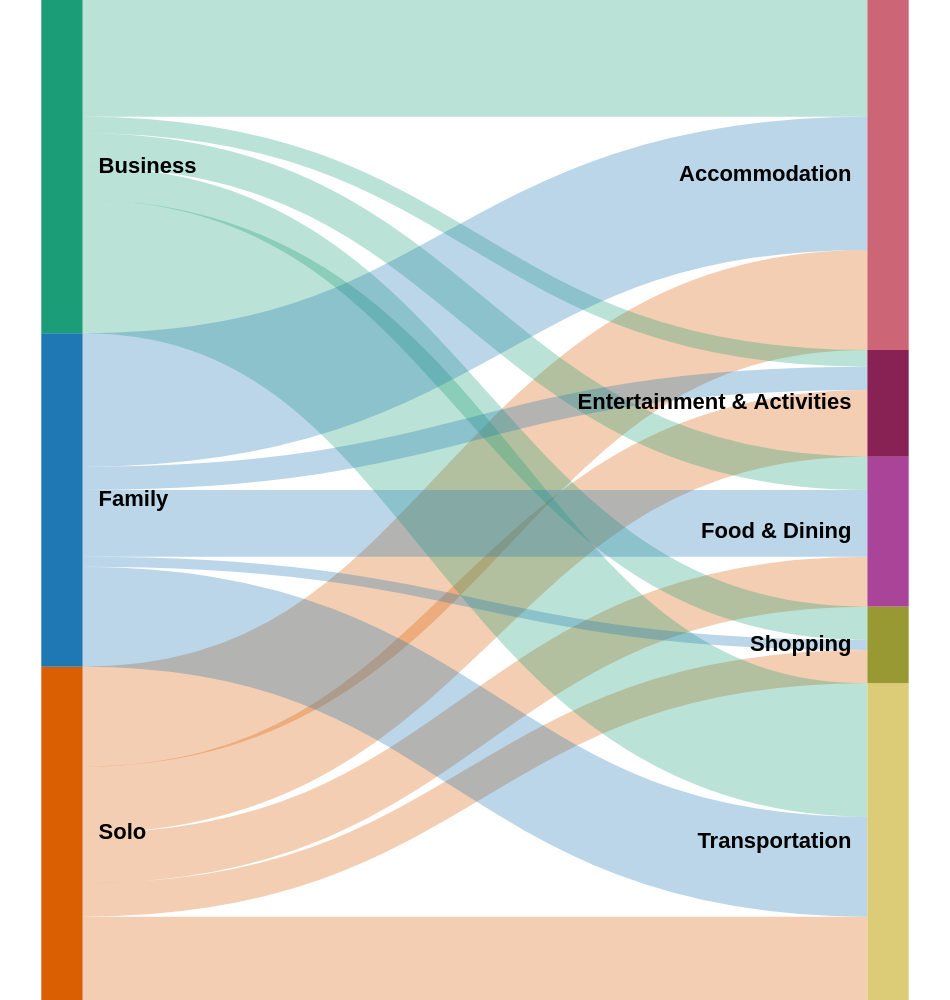

Specify this chart in Vega-Lite:
### Vega specification from a JSON file in a GitHub repository (floating-point values rounded to 4 significant figures)
{"$schema": "https://vega.github.io/schema/vega/v5.0.json", "width": 475, "height": 500, "data": [{"name": "travel_budget_plan", "values": {"aggregations": {"table": {"buckets": [{"key": {"stk1": "Solo", "stk2": "Accommodation"}, "doc_count": 30}, {"key": {"stk1": "Solo", "stk2": "Transportation"}, "doc_count": 25}, {"key": {"stk1": "Solo", "stk2": "Food & Dining"}, "doc_count": 15}, {"key": {"stk1": "Solo", "stk2": "Entertainment & Activities"}, "doc_count": 20}, {"key": {"stk1": "Solo", "stk2": "Shopping"}, "doc_count": 10}, {"key": {"stk1": "Business", "stk2": "Accommodation"}, "doc_count": 35}, {"key": {"stk1": "Business", "stk2": "Transportation"}, "doc_count": 40}, {"key": {"stk1": "Business", "stk2": "Food & Dining"}, "doc_count": 10}, {"key": {"stk1": "Business", "stk2": "Entertainment & Activities"}, "doc_count": 5}, {"key": {"stk1": "Business", "stk2": "Shopping"}, "doc_count": 10}, {"key": {"stk1": "Family", "stk2": "Accommodation"}, "doc_count": 40}, {"key": {"stk1": "Family", "stk2": "Transportation"}, "doc_count": 30}, {"key": {"stk1": "Family", "stk2": "Food & Dining"}, "doc_count": 20}, {"key": {"stk1": "Family", "stk2": "Entertainment & Activities"}, "doc_count": 7}, {"key": {"stk1": "Family", "stk2": "Shopping"}, "doc_count": 3}]}}}, "format": {"property": "aggregations.table.buckets"}, "transform": [{"type": "formula", "expr": "datum.key.stk1", "as": "stk1"}, {"type": "formula", "expr": "datum.key.stk2", "as": "stk2"}, {"type": "formula", "expr": "datum.doc_count", "as": "size"}]}, {"name": "nodes", "source": "travel_budget_plan", "transform": [{"type": "filter", "expr": "!groupSelector || groupSelector.stk1 == datum.stk1 || groupSelector.stk2 == datum.stk2"}, {"type": "formula", "expr": "datum.stk1+datum.stk2", "as": "key"}, {"type": "fold", "fields": ["stk1", "stk2"], "as": ["stack", "grpId"]}, {"type": "formula", "expr": "datum.stack == 'stk1' ? datum.stk1+' '+datum.stk2 : datum.stk2+' '+datum.stk1", "as": "sortField"}, {"type": "stack", "groupby": ["stack"], "sort": {"field": "sortField", "order": "descending"}, "field": "size"}, {"type": "formula", "expr": "(datum.y0+datum.y1)/2", "as": "yc"}]}, {"name": "groups", "source": "nodes", "transform": [{"type": "aggregate", "groupby": ["stack", "grpId"], "fields": ["size"], "ops": ["sum"], "as": ["total"]}, {"type": "stack", "groupby": ["stack"], "sort": {"field": "grpId", "order": "descending"}, "field": "total"}, {"type": "formula", "expr": "scale('y', datum.y0)", "as": "scaledY0"}, {"type": "formula", "expr": "scale('y', datum.y1)", "as": "scaledY1"}, {"type": "formula", "expr": "datum.stack == 'stk1'", "as": "rightLabel"}, {"type": "formula", "expr": "datum.total/domain('y')[1]", "as": "percentage"}]}, {"name": "destinationNodes", "source": "nodes", "transform": [{"type": "filter", "expr": "datum.stack == 'stk2'"}]}, {"name": "edges", "source": "nodes", "transform": [{"type": "filter", "expr": "datum.stack == 'stk1'"}, {"type": "lookup", "from": "destinationNodes", "key": "key", "fields": ["key"], "as": ["target"]}, {"type": "linkpath", "orient": "horizontal", "shape": "diagonal", "sourceY": {"expr": "scale('y', datum.yc)"}, "sourceX": {"expr": "scale('x', 'stk1') + bandwidth('x')"}, "targetY": {"expr": "scale('y', datum.target.yc)"}, "targetX": {"expr": "scale('x', 'stk2')"}}, {"type": "formula", "expr": "range('y')[0]-scale('y', datum.size)", "as": "strokeWidth"}, {"type": "formula", "expr": "datum.size/domain('y')[1]", "as": "percentage"}]}], "scales": [{"name": "x", "type": "band", "range": "width", "domain": ["stk1", "stk2"], "paddingOuter": 0.05, "paddingInner": 0.95}, {"name": "y", "type": "linear", "range": "height", "domain": {"data": "nodes", "field": "y1"}}, {"name": "color", "type": "ordinal", "domain": ["Business", "Family", "Solo", "Accommodation", "Entertainment & Activities", "Food & Dining", "Transportation", "Shopping"], "range": ["#1b9e77", "#1f78b4", "#d95f02", "#CC6677", "#882255", "#AA4499", "#DDCC77", "#999933"]}], "marks": [{"type": "path", "name": "edgeMark", "from": {"data": "edges"}, "clip": true, "encode": {"update": {"stroke": [{"test": "groupSelector && groupSelector.stack=='stk1'", "scale": "color", "field": "stk2"}, {"scale": "color", "field": "stk1"}], "strokeWidth": {"field": "strokeWidth"}, "path": {"field": "path"}, "strokeOpacity": {"signal": "!groupSelector && (groupHover.stk1 == datum.stk1 || groupHover.stk2 == datum.stk2) ? 0.9 : 0.3"}, "zindex": {"signal": "!groupSelector && (groupHover.stk1 == datum.stk1 || groupHover.stk2 == datum.stk2) ? 1 : 0"}, "tooltip": {"signal": "'Type Of Trip: ' + datum.stk1 + ' | Budget Category: ' + datum.stk2 + ' | Percentage of Budget: ' + format(datum.size, ',.0f') + '%'"}}, "hover": {"strokeOpacity": {"value": 1}}}}, {"type": "rect", "name": "groupMark", "from": {"data": "groups"}, "encode": {"enter": {"fill": {"scale": "color", "field": "grpId"}, "width": {"scale": "x", "band": 1}}, "update": {"x": {"scale": "x", "field": "stack"}, "y": {"field": "scaledY0"}, "y2": {"field": "scaledY1"}, "fillOpacity": {"value": 1}, "tooltip": {"signal": "datum.grpId + '   ' + format(datum.total, ',.0f') + '   (' + format(datum.percentage, '.1%') + ')'"}}, "hover": {"fillOpacity": {"value": 1}}}}, {"type": "text", "from": {"data": "groups"}, "interactive": false, "encode": {"update": {"x": {"signal": "scale('x', datum.stack) + (datum.rightLabel ? bandwidth('x') + 8 : -8)"}, "yc": {"signal": "(datum.scaledY0 + datum.scaledY1)/2"}, "align": {"signal": "datum.rightLabel ? 'left' : 'right'"}, "baseline": {"value": "middle"}, "fontWeight": {"value": "bold"}, "text": {"signal": "abs(datum.scaledY0-datum.scaledY1) > 13 ? datum.grpId : ''"}}}}, {"type": "group", "data": [{"name": "dataForShowAll", "values": [{}], "transform": [{"type": "filter", "expr": "groupSelector"}]}], "encode": {"enter": {"xc": {"signal": "width/2"}, "y": {"value": 30}, "width": {"value": 80}, "height": {"value": 30}}}, "marks": [{"type": "group", "name": "groupReset", "from": {"data": "dataForShowAll"}, "encode": {"enter": {"cornerRadius": {"value": 6}, "fill": {"value": "#f5f5f5"}, "stroke": {"value": "#c1c1c1"}, "strokeWidth": {"value": 2}, "height": {"field": {"group": "height"}}, "width": {"field": {"group": "width"}}}, "update": {"opacity": {"value": 1}}, "hover": {"opacity": {"value": 1}}}, "marks": [{"type": "text", "interactive": false, "encode": {"enter": {"xc": {"field": {"group": "width"}, "mult": 0.5}, "yc": {"field": {"group": "height"}, "mult": 0.5, "offset": -2}, "align": {"value": "center"}, "baseline": {"value": "middle"}, "fontWeight": {"value": "bold"}, "text": {"value": "Show All"}}}}]}]}], "signals": [{"name": "groupHover", "value": {}, "on": [{"events": "@groupMark:mouseover", "update": "{stk1:datum.stack=='stk1' && datum.grpId, stk2:datum.stack=='stk2' && datum.grpId}"}, {"events": "mouseout", "update": "{}"}]}, {"name": "groupSelector", "value": false, "on": [{"events": "@groupMark:click!", "update": "{stack:datum.stack, stk1:datum.stack=='stk1' && datum.grpId, stk2:datum.stack=='stk2' && datum.grpId}"}, {"events": [{"type": "click", "markname": "groupReset"}, {"type": "dblclick"}], "update": "false"}]}]}
